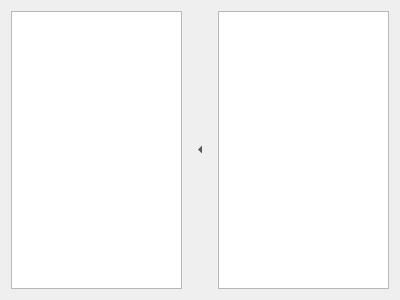
<?xml version="1.0" encoding="UTF-8"?>
<ui version="4.0">
 <class>ServiceChooser</class>
 <widget class="QWidget" name="ServiceChooser">
  <property name="geometry">
   <rect>
    <x>0</x>
    <y>0</y>
    <width>400</width>
    <height>300</height>
   </rect>
  </property>
  <property name="windowTitle">
   <string>Form</string>
  </property>
  <layout class="QGridLayout" name="gridLayout">
   <item row="0" column="1">
    <widget class="QToolButton" name="toolButton">
     <property name="sizePolicy">
      <sizepolicy hsizetype="Fixed" vsizetype="Fixed">
       <horstretch>0</horstretch>
       <verstretch>0</verstretch>
      </sizepolicy>
     </property>
     <property name="text">
      <string>...</string>
     </property>
     <property name="autoRaise">
      <bool>true</bool>
     </property>
     <property name="arrowType">
      <enum>Qt::LeftArrow</enum>
     </property>
    </widget>
   </item>
   <item row="0" column="2">
    <widget class="QTextBrowser" name="serviceInfo"/>
   </item>
   <item row="0" column="0">
    <widget class="QTreeView" name="treeView">
     <property name="editTriggers">
      <set>QAbstractItemView::NoEditTriggers</set>
     </property>
     <property name="alternatingRowColors">
      <bool>true</bool>
     </property>
     <property name="iconSize">
      <size>
       <width>32</width>
       <height>32</height>
      </size>
     </property>
     <property name="autoExpandDelay">
      <number>0</number>
     </property>
     <property name="rootIsDecorated">
      <bool>true</bool>
     </property>
     <property name="animated">
      <bool>true</bool>
     </property>
     <property name="wordWrap">
      <bool>true</bool>
     </property>
     <property name="headerHidden">
      <bool>true</bool>
     </property>
     <attribute name="headerDefaultSectionSize">
      <number>0</number>
     </attribute>
     <attribute name="headerDefaultSectionSize">
      <number>0</number>
     </attribute>
    </widget>
   </item>
  </layout>
 </widget>
 <resources/>
 <connections/>
</ui>
